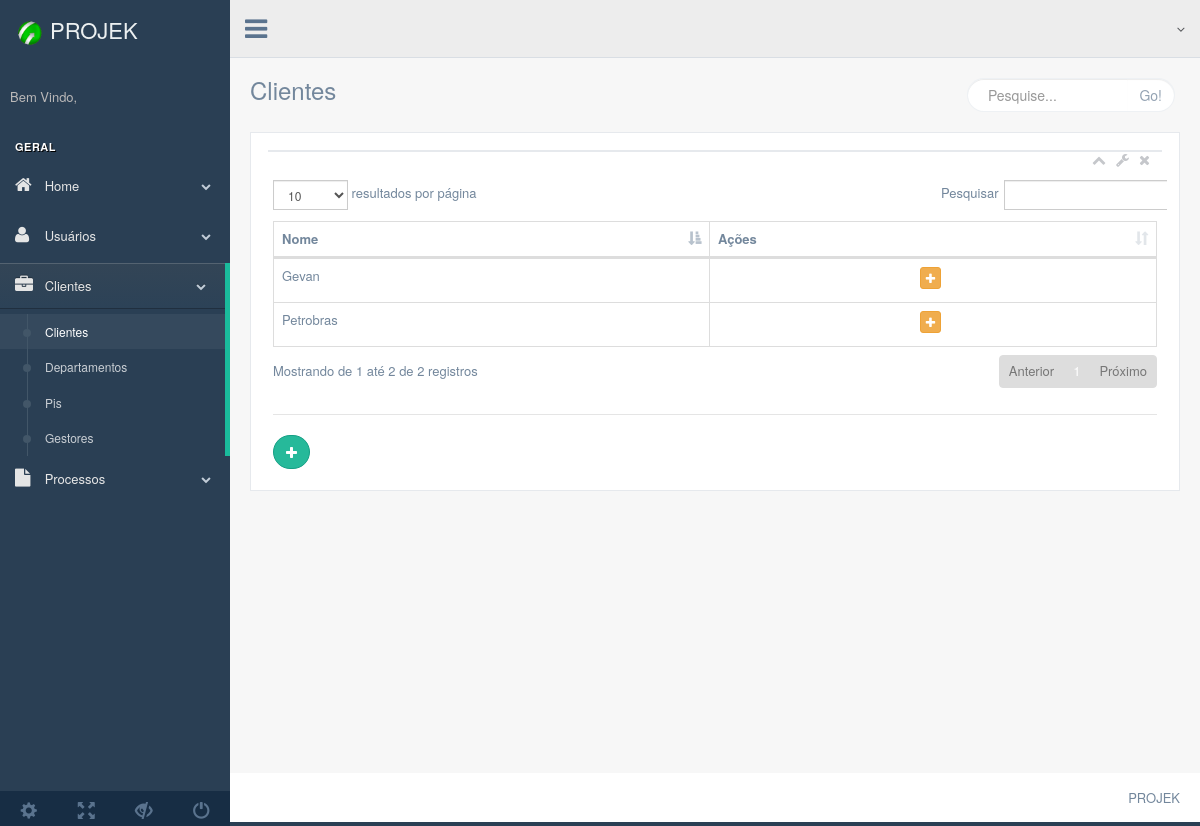
The app's page /production/php/clientes/clientes.php, older data.
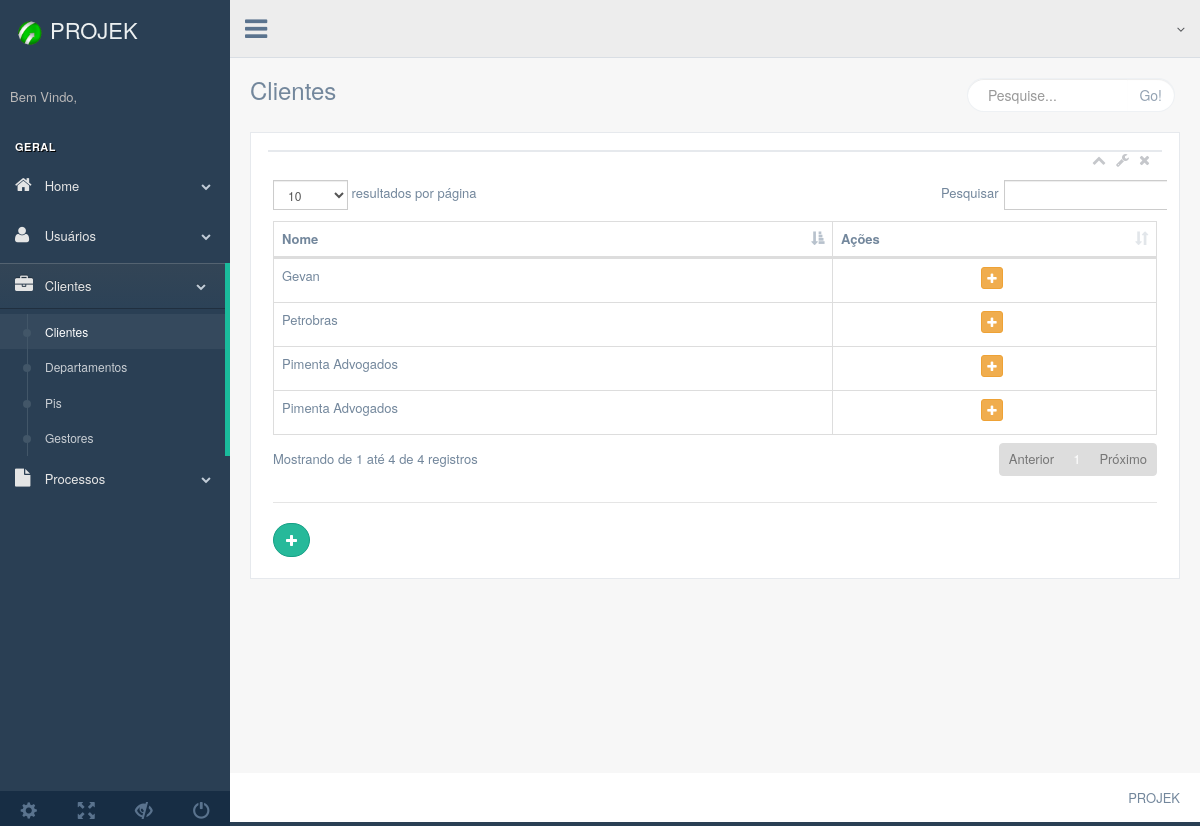
The same page, newer data.
### tables this page shows
CREATE TABLE `clientes` (
  `id_cliente` int(11) NOT NULL,
  `nome` varchar(255) DEFAULT NULL
);

### production/php/bancos/banco-cliente.php (called while the page is built, shortened)
<?php
function listaClientes($conexao){
  $clientes = array();
    $query = "select  * from clientes";
    $resultado = mysqli_query($conexao, $query);
    while ($cliente = mysqli_fetch_assoc($resultado)) {
      array_push($clientes, $cliente);
    }
    return $clientes;
}

### production/php/clientes/clientes.php (the view, shortened to what the changed rows need)
<?php include "../bancos/conecta.php";?>
<?php include "../bancos/banco-cliente.php";?>
<?php
  $clientes = listaClientes($conexao);
?>
<!DOCTYPE html>
<html lang="en">
  <head>
    <link href="../../../vendors/bootstrap/dist/css/bootstrap.min.css" rel="stylesheet">
    <link href="../../../vendors/font-awesome/css/font-awesome.min.css" rel="stylesheet">
    <link href="../../../vendors/nprogress/nprogress.css" rel="stylesheet">
    <link href="../../../vendors/iCheck/skins/flat/green.css" rel="stylesheet">
    <link href="../../../vendors/datatables.net-bs/css/dataTables.bootstrap.min.css" rel="stylesheet">
    <link href="../../../vendors/datatables.net-buttons-bs/css/buttons.bootstrap.min.css" rel="stylesheet">
    <link href="../../../vendors/datatables.net-fixedheader-bs/css/fixedHeader.bootstrap.min.css" rel="stylesheet">
    <link href="../../../vendors/datatables.net-responsive-bs/css/responsive.bootstrap.min.css" rel="stylesheet">
    <link href="../../../vendors/datatables.net-scroller-bs/css/scroller.bootstrap.min.css" rel="stylesheet">
    <link href="../../../build/css/custom.min.css" rel="stylesheet">
  </head>
  <body class="nav-md">
    <div class="container body">
      <div class="main_container">
        <div class="right_col" role="main">
          <div class="">
            <div class="row">
              <div class="col-md-12 col-sm-12 col-xs-12">
                <div class="x_panel">
                  <div class="x_content">
                    <div class="row">
                      <div class="col-md-12 col-sm-12 col-xs-12">
                        <table id="tabela" class="table table-bordered">
                          <thead>
                            <tr>
                              <th>Nome</th>
                              <th>Ações</th>
                            </tr>
                          </thead>
                          <tbody>
                            <?php
                              foreach ($clientes as  $cliente) {
                            ?>
                            <tr>
                              <td><?=$cliente['nome']?></td>
                              <td align="center">
                                <a href="../forms/form-departamento.php?id_cliente=<?=$cliente['id_cliente']?>"><button class="btn btn-warning btn-xs"><i class="fa fa-plus"></i></button></a>
                              </td>
                            </tr>
                            <?php
                              }
                            ?>
                          </tbody>
                        </table>
                        <div class="ln_solid"></div>
                          <a class="btn btn-success btn-round" style="" href="../forms/form-cliente.php?"><i class="fa fa-plus"></i></a>
                        </div>
                      </div>
                    </div>
                  </div>
                </div>
              </div>
            </div>
          </div>
        </div>
      </div>
  </body>
</html>

Row changes from the older to the newer data that the page shows:
added clientes: nome "Pimenta Advogados"
added clientes: nome "Pimenta Advogados"
Text that changed along with them:
text written by a page script: "resultados por página Pesquisar Mostrando de 1 até 2 de 2 registros Anterior 1 Próximo" → "resultados por página Pesquisar Mostrando de 1 até 4 de 4 registros Anterior 1 Próximo"
